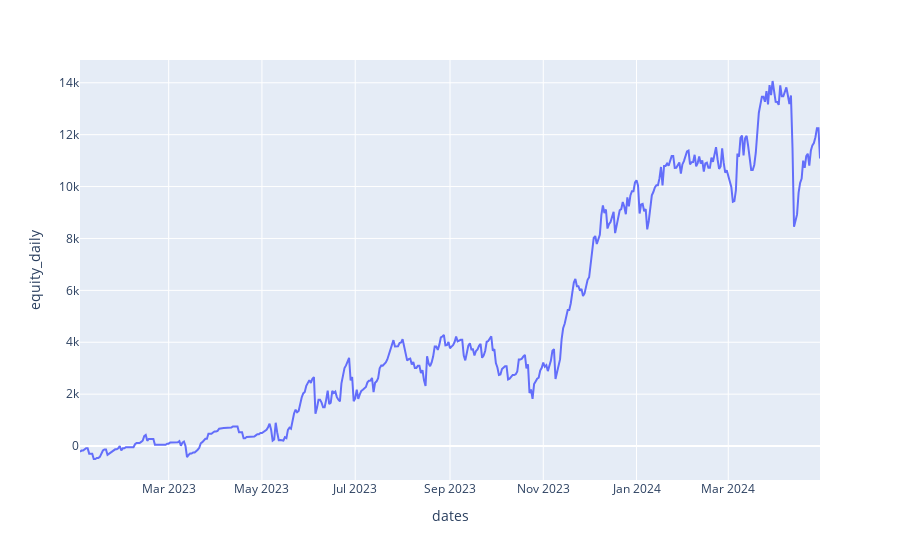

This figure's notebook cell:
### Markdown cell above
## Plotting daily profit / equity line

### Code cell
# Plotting equity line (starting with 0 on day 1 and adding daily profit for each backtested day)

from freqtrade.configuration import Configuration
from freqtrade.data.btanalysis import load_backtest_stats
import plotly.express as px
import pandas as pd

strategy = 'MeanReversionStrategy'
# config = Configuration.from_files(["user_data/config.json"])
# backtest_dir = config["user_data_dir"] / "backtest_results"

stats = load_backtest_stats(backtest_dir)
strategy_stats = stats['strategy'][strategy]

df = pd.DataFrame(columns=['dates','equity'], data=strategy_stats['daily_profit'])
df['equity_daily'] = df['equity'].cumsum()

fig = px.line(df, x="dates", y="equity_daily")
fig.show()

### Figure 1 — Plotly figure (JSON) as saved in the notebook; plotly's stock layout.template omitted (floating-point values rounded to 4 significant figures; data arrays with more than 128 entries replaced by an {"elided": "..."} marker saying what was removed)
{"data": [{"hovertemplate": "dates=%{x}<br>equity_daily=%{y}<extra></extra>", "legendgroup": "", "line": {"color": "#636efa", "dash": "solid"}, "marker": {"symbol": "circle"}, "mode": "lines", "name": "", "orientation": "v", "showlegend": false, "type": "scatter", "x": {"elided": "485 str values"}, "xaxis": "x", "y": {"elided": "485 float values"}, "yaxis": "y"}], "layout": {"legend": {"tracegroupgap": 0}, "margin": {"t": 60}, "xaxis": {"anchor": "y", "domain": [0, 1], "title": {"text": "dates"}}, "yaxis": {"anchor": "x", "domain": [0, 1], "title": {"text": "equity_daily"}}}}
